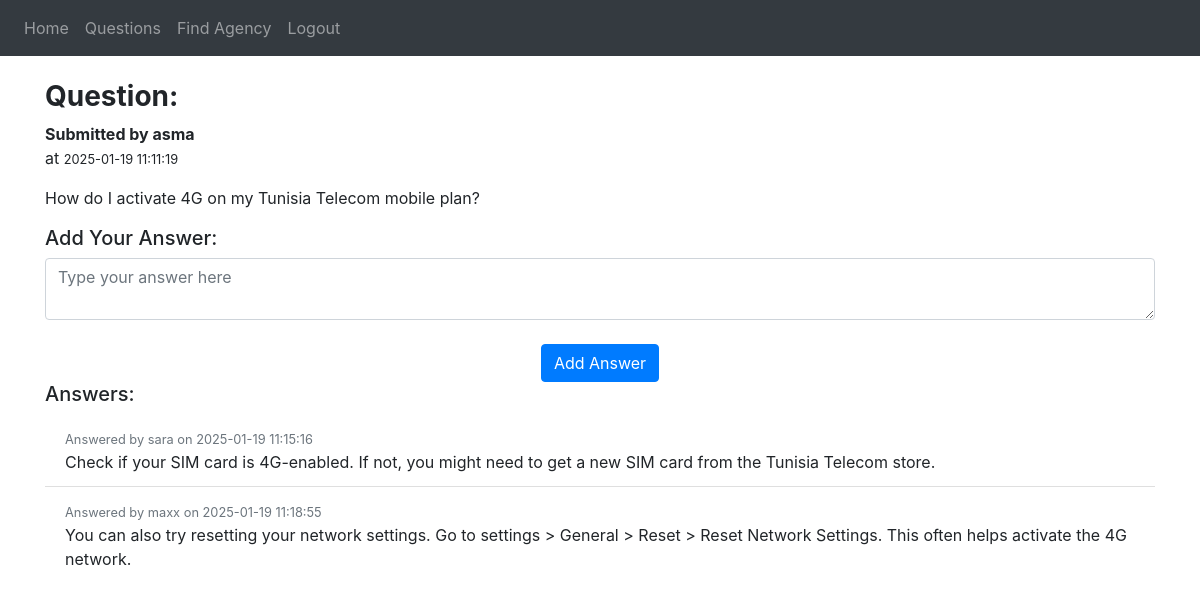
Screenshot of /question/5 (signed in) with the database file from the repository.
### configuration/models.py (models this page shows)
class User(db.Model, UserMixin):
    __tablename__ = 'user'
    id = db.Column(db.Integer, primary_key=True)
    phoneNumber = db.Column(db.String(15), unique=True, nullable=False)  # Pre-existing
    username = db.Column(db.String(120), unique=True, nullable=True)   # Added during signup
    passwordHash = db.Column(db.String(128), nullable=True)         # Added during signup
    bonusPlan = db.Column(db.Integer, nullable=False)          # Pre-existing
    usageHistory = db.relationship('UsageHistory', back_populates='user', cascade='all, delete-orphan')
    balance = db.relationship('Balance', uselist=False, back_populates='user', cascade='all, delete-orphan')
    rechargeHistory = db.relationship('Recharge', back_populates='user', cascade='all, delete-orphan')
    questions = db.relationship('Question', back_populates='user', cascade='all, delete-orphan')
    answers = db.relationship('Answer', back_populates='user', cascade='all, delete-orphan')

class Question(db.Model):
    __tablename__ = 'question'
    id = db.Column(db.Integer, primary_key=True)
    userId = db.Column(db.Integer, db.ForeignKey('user.id'), nullable=False)
    content = db.Column(db.Text, nullable=False)
    submittedAt = db.Column(db.DateTime, default=func.now(), nullable=False)
    user = db.relationship('User', back_populates='questions')
    answers = db.relationship('Answer', back_populates='question', cascade='all, delete-orphan')

class Answer(db.Model):
    __tablename__ = 'answer'
    id = db.Column(db.Integer, primary_key=True)
    questionId = db.Column(db.Integer, db.ForeignKey('question.id'), nullable=False)
    userId = db.Column(db.Integer, db.ForeignKey('user.id'), nullable=False)
    content = db.Column(db.Text, nullable=False)
    submittedAt = db.Column(db.DateTime, default=func.now(), nullable=False)
    question = db.relationship('Question', back_populates='answers')
    user = db.relationship('User', back_populates='answers')

### configuration/blueprint.py (the view, shortened to what this page needs)
@blp.route('/question/<int:question_id>', methods=['GET', 'POST'])
@login_required
def answers(question_id):
    question = Question.query.get_or_404(question_id)
    return render_template("answers.html", user=current_user, question=question)

### configuration/__init__.py (called while the page is built)
def create_application():
    app = Flask(__name__)
    app.config['SECRET_KEY'] = 'TTapp'
    app.config['SQLALCHEMY_DATABASE_URI'] = f'sqlite:///{DB_NAME}'
    db.init_app(app)
    app.register_blueprint(blp, url_prefix='/')
    app.register_blueprint(apiblp)
    login_manager = LoginManager()
    login_manager.login_view = 'blp.login'
    login_manager.init_app(app)
    @login_manager.user_loader
    def load_user(id):
        return User.query.get(int(id))
    return app

### configuration/templates/answers.html (shortened to what this page needs)
{% extends "theme.html" %}
{% block content %}
    <h3><strong>Question:</strong></h3>
    <p><strong> Submitted by {{ question.user.username }}</strong>
    <br>at <small>{{ question.submittedAt.strftime('%Y-%m-%d %H:%M:%S') }}</small></p>
    <p>{{ question.content }}</p>
    <h5>Add Your Answer:</h5>
    <form method="POST">
        <textarea name="answer" class="form-control" placeholder="Type your answer here"></textarea>
        <br />
        <div align="center">
            <button type="submit" class="btn btn-primary">Add Answer</button>
        </div>
    </form>
    <h5>Answers:</h5>
    <ul class="list-group list-group-flush">
        {% for answer in question.answers %}
            <li class="list-group-item">
                <small class="text-muted">Answered by {{ answer.user.username }} on {{ answer.submittedAt.strftime('%Y-%m-%d %H:%M:%S') }}</small>
                <br />
                {{ answer.content }}
            </li>
        {% else %}
            <li class="list-group-item">No answers yet.</li>
        {% endfor %}
    </ul>
{% endblock %}

### rows the page displays
User: user.username "asma"
Question: submittedAt "2025-01-19 11:11:19", content "How do I activate 4G on my Tunisia Telecom mobile plan?"
Answer: user.username "sara", submittedAt "2025-01-19 11:15:16", content "Check if your SIM card is 4G-enabled. If not, you might need to get a new SIM card from the Tunisia Telecom store."
Answer: user.username "maxx", submittedAt "2025-01-19 11:18:55", content "You can also try resetting your network settings. Go to settings > General > Reset > Reset Network Settings. This often helps activate the 4G network."
